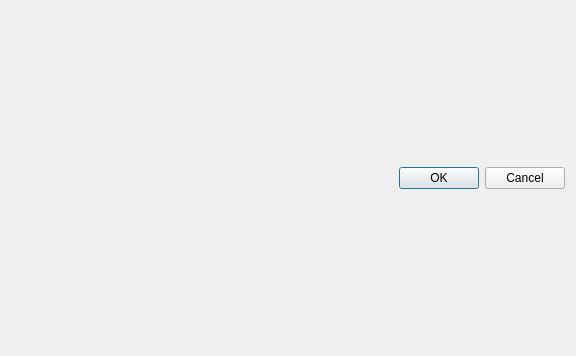
<?xml version="1.0" encoding="UTF-8"?>
<ui version="4.0">
 <class>EditParamForm</class>
 <widget class="QDialog" name="EditParamForm">
  <property name="enabled">
   <bool>true</bool>
  </property>
  <property name="geometry">
   <rect>
    <x>0</x>
    <y>0</y>
    <width>576</width>
    <height>356</height>
   </rect>
  </property>
  <property name="sizePolicy">
   <sizepolicy hsizetype="Preferred" vsizetype="Preferred">
    <horstretch>0</horstretch>
    <verstretch>0</verstretch>
   </sizepolicy>
  </property>
  <property name="windowTitle">
   <string>Editing parameter value</string>
  </property>
  <layout class="QVBoxLayout" name="verticalLayout_2">
   <item>
    <layout class="QVBoxLayout" name="verticalLayout_3"/>
   </item>
   <item>
    <layout class="QVBoxLayout" name="verticalLayout">
     <item>
      <widget class="QDialogButtonBox" name="buttonBox">
       <property name="orientation">
        <enum>Qt::Horizontal</enum>
       </property>
       <property name="standardButtons">
        <set>QDialogButtonBox::Cancel|QDialogButtonBox::Ok</set>
       </property>
      </widget>
     </item>
    </layout>
   </item>
  </layout>
 </widget>
 <resources/>
 <connections>
  <connection>
   <sender>buttonBox</sender>
   <signal>accepted()</signal>
   <receiver>EditParamForm</receiver>
   <slot>accept()</slot>
   <hints>
    <hint type="sourcelabel">
     <x>248</x>
     <y>254</y>
    </hint>
    <hint type="destinationlabel">
     <x>157</x>
     <y>274</y>
    </hint>
   </hints>
  </connection>
  <connection>
   <sender>buttonBox</sender>
   <signal>rejected()</signal>
   <receiver>EditParamForm</receiver>
   <slot>reject()</slot>
   <hints>
    <hint type="sourcelabel">
     <x>316</x>
     <y>260</y>
    </hint>
    <hint type="destinationlabel">
     <x>286</x>
     <y>274</y>
    </hint>
   </hints>
  </connection>
 </connections>
</ui>
